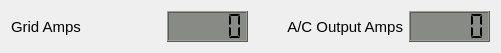
   <widget class="QWidget" name="layoutWidget">
    <property name="geometry">
     <rect>
      <x>11</x>
      <y>627</y>
      <width>501</width>
      <height>33</height>
     </rect>
    </property>
    <layout class="QHBoxLayout" name="horizontalLayout_4">
     <item>
      <widget class="QLabel" name="Grid_Amps_label">
       <property name="font">
        <font>
         <pointsize>11</pointsize>
        </font>
       </property>
       <property name="text">
        <string>Grid Amps</string>
       </property>
      </widget>
     </item>
     <item>
      <widget class="QLCDNumber" name="Grid_Amps_LCD">
       <property name="minimumSize">
        <size>
         <width>81</width>
         <height>31</height>
        </size>
       </property>
       <property name="maximumSize">
        <size>
         <width>81</width>
         <height>31</height>
        </size>
       </property>
       <property name="font">
        <font>
         <pointsize>11</pointsize>
         <weight>50</weight>
         <bold>false</bold>
        </font>
       </property>
       <property name="styleSheet">
        <string notr="true">QLCDNumber{
background-color: rgb(136, 138, 133);
}</string>
       </property>
       <property name="digitCount">
        <number>5</number>
       </property>
       <property name="segmentStyle">
        <enum>QLCDNumber::Flat</enum>
       </property>
       <property name="value" stdset="0">
        <double>0.000000000000000</double>
       </property>
      </widget>
     </item>
     <item>
      <widget class="QLabel" name="AC_Out_Amps_label">
       <property name="enabled">
        <bool>true</bool>
       </property>
       <property name="font">
        <font>
         <pointsize>11</pointsize>
        </font>
       </property>
       <property name="text">
        <string>A/C Output Amps</string>
       </property>
       <property name="alignment">
        <set>Qt::AlignRight|Qt::AlignTrailing|Qt::AlignVCenter</set>
       </property>
      </widget>
     </item>
     <item>
      <widget class="QLCDNumber" name="AC_Out_Amps_LCD">
       <property name="minimumSize">
        <size>
         <width>81</width>
         <height>31</height>
        </size>
       </property>
       <property name="maximumSize">
        <size>
         <width>81</width>
         <height>31</height>
        </size>
       </property>
       <property name="font">
        <font>
         <pointsize>11</pointsize>
         <weight>50</weight>
         <bold>false</bold>
        </font>
       </property>
       <property name="styleSheet">
        <string notr="true">QLCDNumber{
background-color: rgb(136, 138, 133);
}</string>
       </property>
       <property name="digitCount">
        <number>5</number>
       </property>
       <property name="segmentStyle">
        <enum>QLCDNumber::Flat</enum>
       </property>
       <property name="value" stdset="0">
        <double>0.000000000000000</double>
       </property>
      </widget>
     </item>
    </layout>
   </widget>
